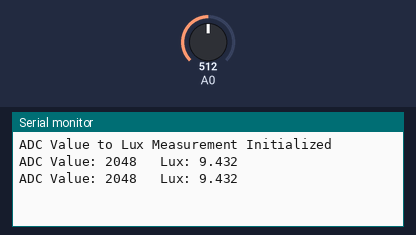
A sketch run on a simulated Arduino Zero (SAMD21). Parts: the last lines printed to the serial monitor. The test bench sets the inputs (shaded band); at power-on: A0 = 512 (analog values on the 0–1023 scale).

Above: at 1.8 s.
1.9 s: A0 set to 716
At 2.8 s:
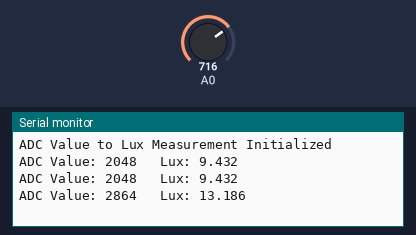
3.4 s: A0 set to 900
At 4.6 s:
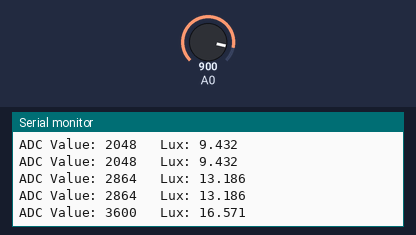
Timing chart, 0 to 6.4 s (numbered marks = the images above; inputs shaded):
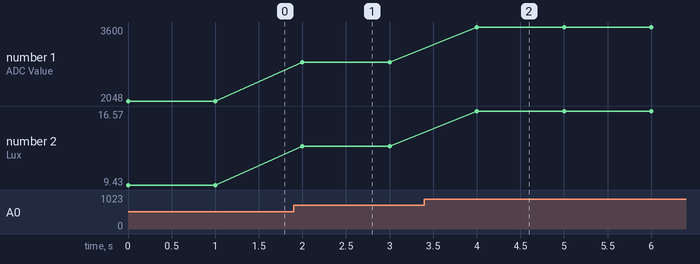

Measured:
- after the input at 1.9 s, the serial monitor: prints a new line after 0.10 s (image 1)
- after the input at 3.4 s, the serial monitor: prints a new line after 0.60 s (image 2)
- plotted number 1: 2048 → 2864 after the input at 1.9 s, 2864 → 3600 after the input at 3.4 s
- plotted number 2: 9.43 → 13.19 after the input at 1.9 s, 13.19 → 16.57 after the input at 3.4 s

The sketch:

2.LUX.ino
```cpp
#include <Arduino.h>
#include <math.h>

#define MY_ADC_RESOLUTION 4095.0  // 12-bit ADC maximum value (0 to 4095)

// Calibration parameters for the ADC-to-Lux conversion
// Using the relationship: LUX = G * (ADC value) + d
const float G = 0.0046;
const float d = 0.0115;

void setup() {
  Serial.begin(115200);
  analogReadResolution(12);
  Serial.println("ADC Value to Lux Measurement Initialized");
}

void loop() {
  // Read the ADC value from the analog input (e.g., from the filtered PWM signal)
  int adcValue = analogRead(A0);

  // Use the ADC value directly as u in the calibration equation
  float lux = G * adcValue + d;

  // Print the ADC value and the calculated Lux value
  Serial.print("ADC Value: ");
  Serial.print(adcValue);
  Serial.print("   Lux: ");
  Serial.println(lux, 3);

  delay(1000); // Wait 1 second before the next reading
}
```
